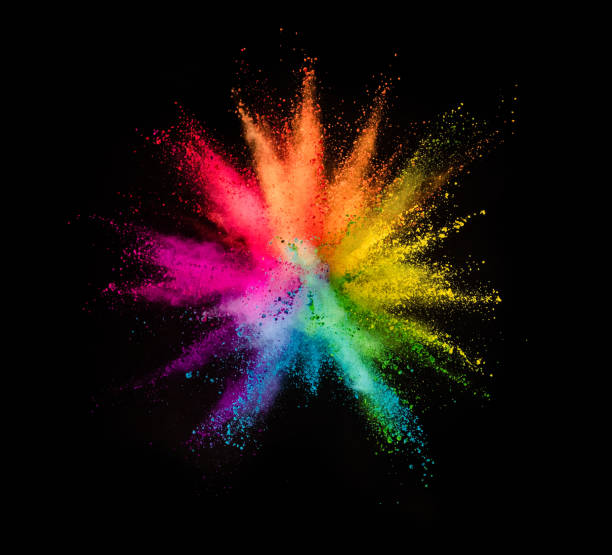
#> input picture TP2/image1.png, 612 x 555 px
$ python exo3.py image1.png 1.0
#> lines starting #> are read from the running program, lines starting #| are printed output that depends on the picture
import cv2 as cv
import sys
import numpy as np
from matplotlib import pyplot as plt

img = cv.imread(sys.argv[1])
#> img is the input picture: shape (555, 612, 3); mean B, G, R 15.6, 19.4, 31.9

if img is None:
	sys.exit("Could not read the image.")

s = float(sys.argv[2])
gauss = cv.GaussianBlur(img,(5,5),s)

m3 = np.matrix ([[0,-1,0],[-1,5,-1],[0,-1,0]])
m4 = np.matrix ([[-1,-1,-1],[-1,9,-1],[-1,-1,-1]])
r1 = cv.filter2D(gauss,-1,m3)
r2 = cv.filter2D(gauss,-1,m4)
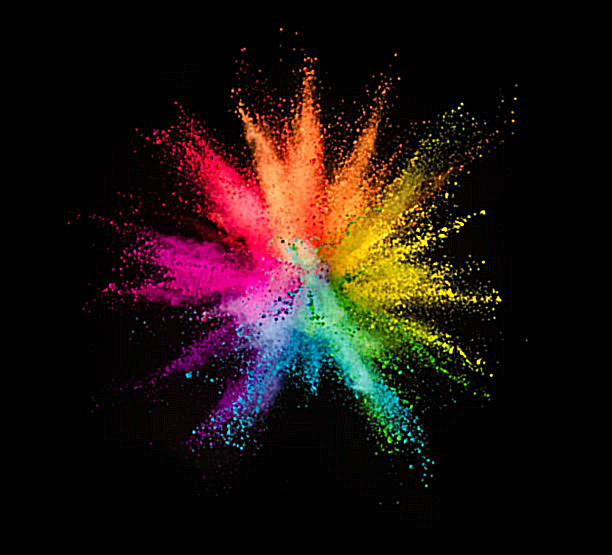
#> r2: shape (555, 612, 3); mean B, G, R 16.3, 20.1, 32.2

cv.imshow("Original",img)
cv.imshow("M3 rehaussement",r1)
cv.imshow("M4 rehaussement",r2)

cv.waitKey(0)
#> (the run stopped early here; a loop or call above may not have finished)
